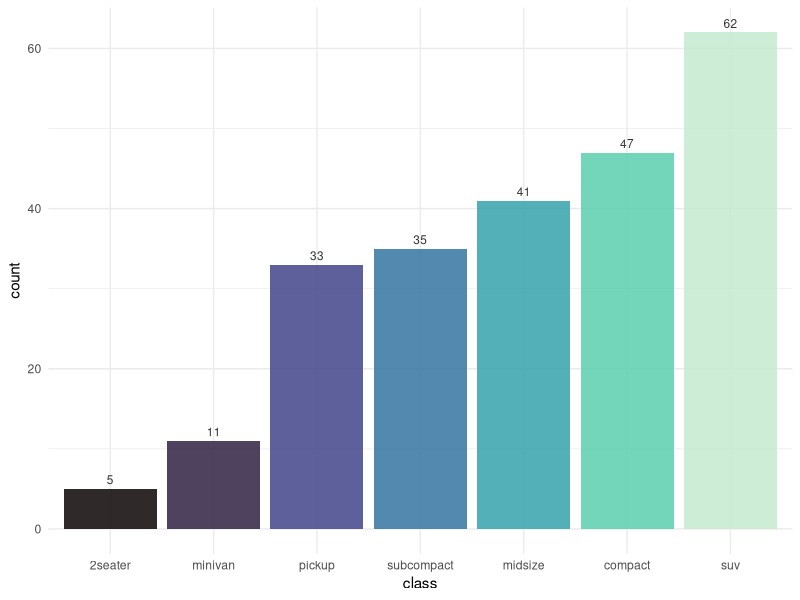
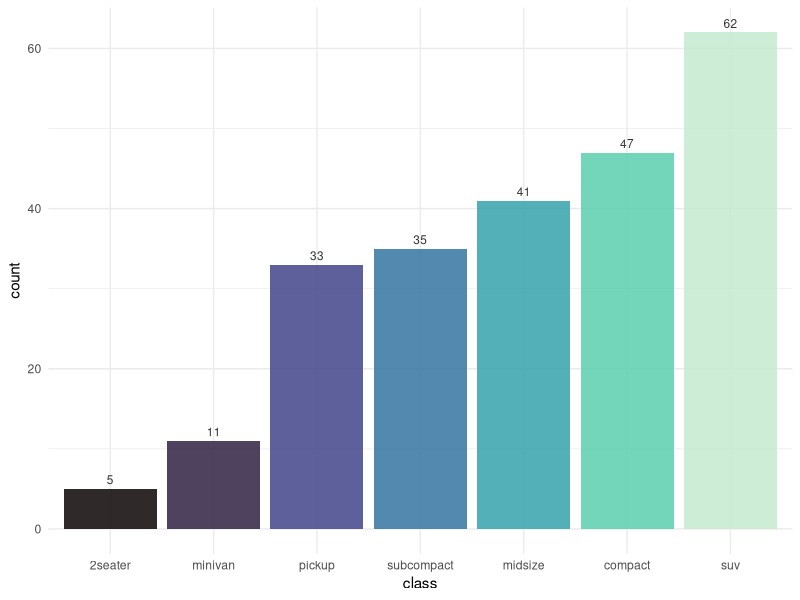
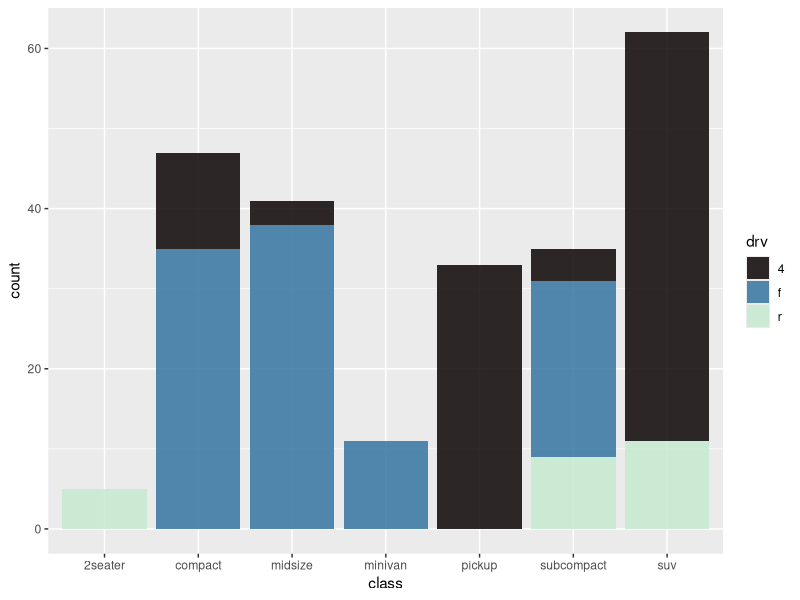
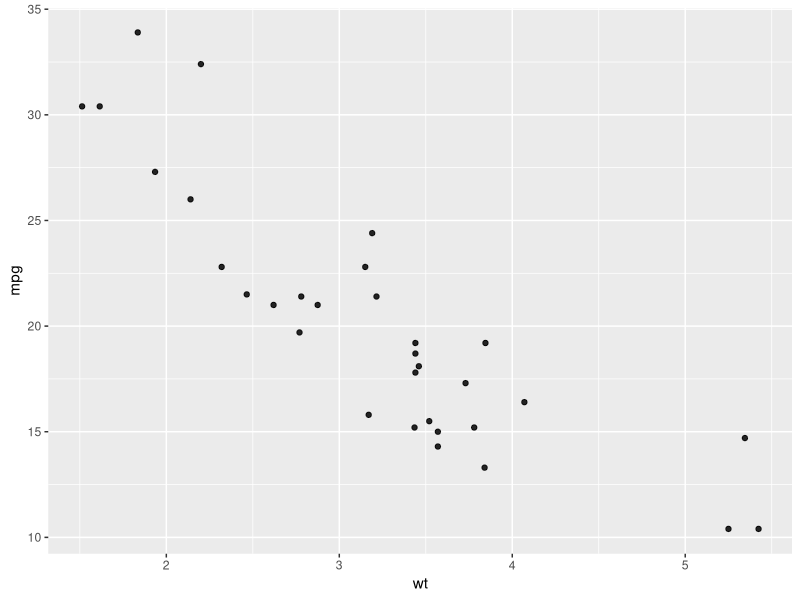
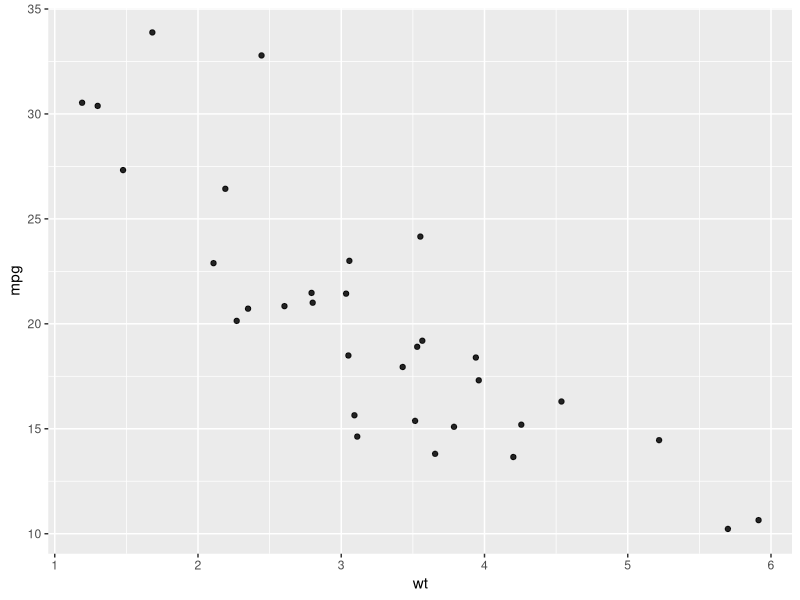
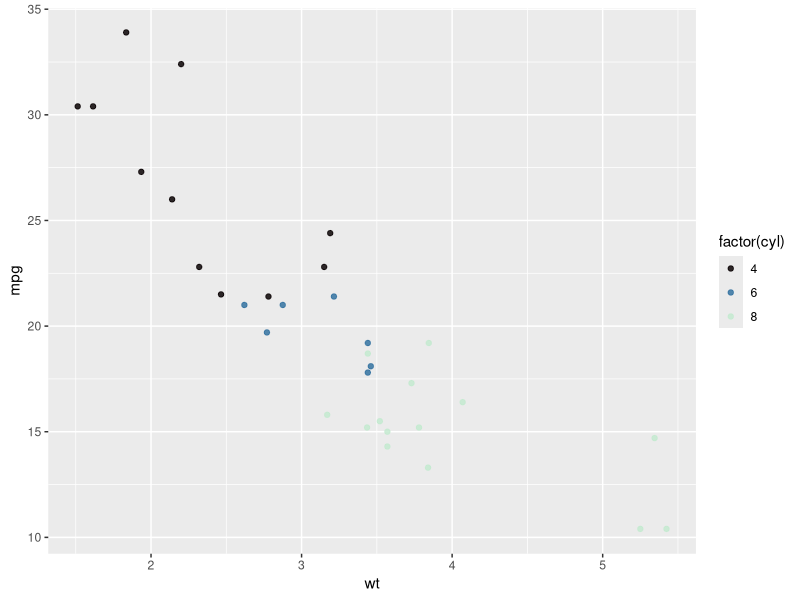
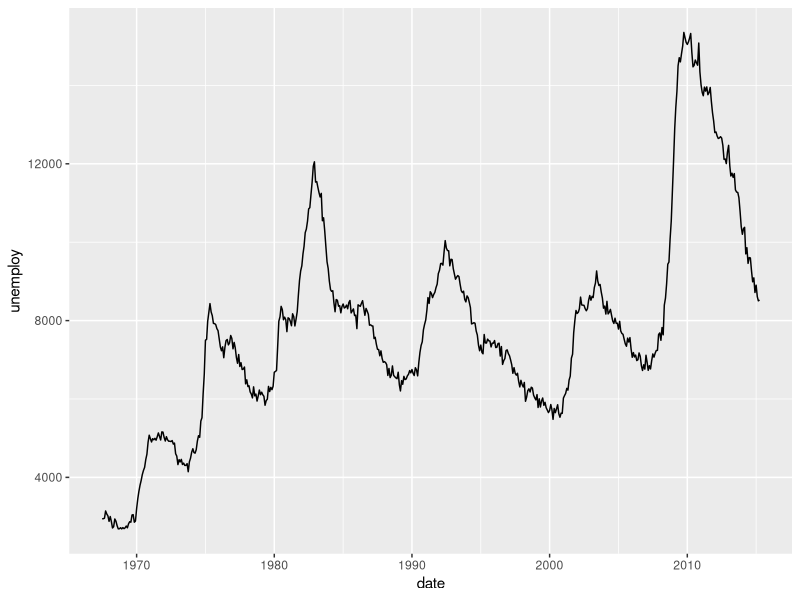
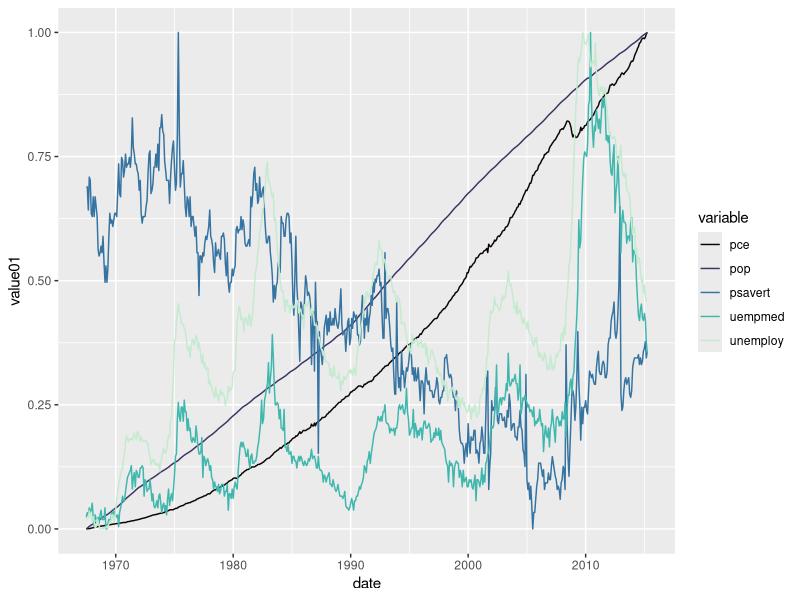

Generate these figures, in order, with R:
## ---- chunk 1
#| message: false
# Load required packages
library(tidyverse)
library(viridis)
## ---- chunk 2
ggplot(mpg, aes(x = fct_rev(fct_infreq(class)), fill = fct_rev(fct_infreq(class)))) +
  geom_bar(alpha = .85) +
  geom_text(
    stat = "count", 
    mapping = aes(label = ..count..), 
    vjust = -0.5, 
    color = "grey20",
    size = 3
  ) +
  labs(x = "class") +
  guides(fill = "none") +
  scale_fill_viridis(discrete = TRUE, option = "mako", end = .95) +
  theme_minimal()
## ---- chunk 3
counts <- count(mpg, class)

ggplot(counts, aes(x = reorder(class, n), y = n, fill = reorder(class, n))) +
  geom_col(alpha = .85) +
  geom_text(
    mapping = aes(label = n), 
    vjust = -0.5, 
    color = "grey20",
    size = 3
  ) +
  labs(x = "class", y = "count") +
  guides(fill = "none") +
  scale_fill_viridis(discrete = TRUE, option = "mako", end = .95) +
  theme_minimal()
## ---- chunk 4
head(beaver1, n = 5)
## ---- chunk 5
ggplot(mpg, aes(x = class, fill = drv)) +
  geom_bar(alpha = .85) +
  scale_fill_viridis(discrete = TRUE, option = "mako", end = .95) 
## ---- chunk 6
ggplot(mtcars, aes(x = wt, y = mpg)) +
  geom_point(alpha = .85)
## ---- chunk 7
ggplot(mtcars, aes(x = wt, y = mpg)) +
  geom_jitter(alpha = .85, width = 0.5, height = 0.5)
## ---- chunk 8
ggplot(mtcars, aes(x = wt, y = mpg, color = factor(cyl))) +
  geom_point(alpha = .85) +
  scale_color_viridis(discrete = TRUE, option = "mako", end = .95)
## ---- chunk 9
ggplot(economics, aes(x = date, y = unemploy)) + 
  geom_line()
## ---- chunk 10
ggplot(economics_long, aes(x = date, y = value01, 
    color = variable)) +
  geom_line() +
  scale_color_viridis(discrete = TRUE, option = "mako", end = .95)
